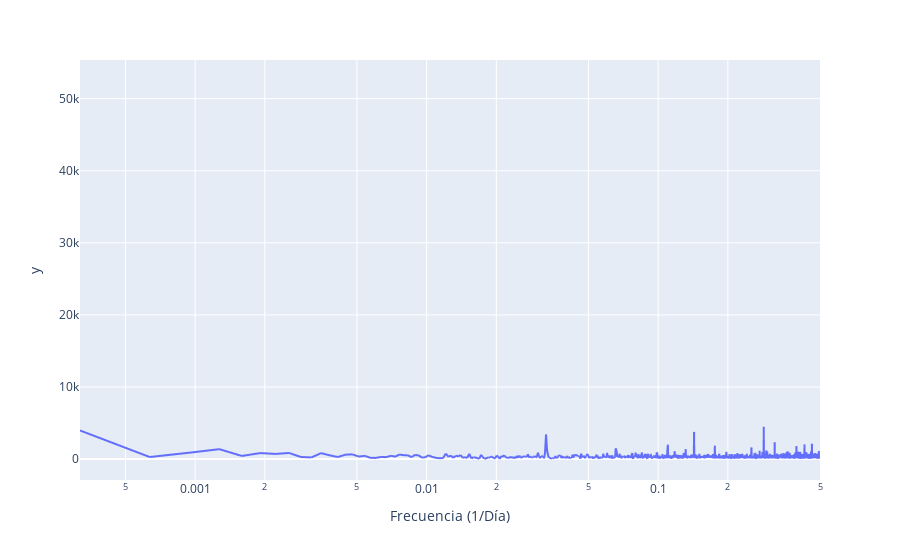

Notebook code cell kept with this figure:
### Code cell
# 0. Parámetros de la serie de tiempo
N = len(temp) # Cantidad de muestras: [muestras]
muestras_dia = 1# Número de muestras/día: [muestras/día]

# 1. Calcular la magnitud de la Transformada de Fourier derecha
tf = np.abs(np.fft.rfft(temp,N))

# 2. Calcular vector frecuencias (eje horizontal)
# Ahora calculamos las frecuencias en ciclos por día
frecs = np.fft.rfftfreq(N, d=1./muestras_dia)

# 3. Graficar
# Como tenemos 1 muestra por día pero la serie dura varios años
# usaremos una escala logarítmica en el eje horizontal
fig = px.line(x=frecs, y=tf, log_x=True)
fig.update_layout(xaxis_title=f'Frecuencia (1/Día)')
fig.show()

### Figure 1 — Plotly figure (JSON) as saved in the notebook; plotly's stock layout.template omitted (floating-point values rounded to 4 significant figures; data arrays with more than 128 entries replaced by an {"elided": "..."} marker saying what was removed)
{"data": [{"hovertemplate": "x=%{x}<br>y=%{y}<extra></extra>", "legendgroup": "", "line": {"color": "#636efa", "dash": "solid"}, "marker": {"symbol": "circle"}, "mode": "lines", "name": "", "showlegend": false, "type": "scattergl", "x": {"elided": "1572 float values"}, "xaxis": "x", "y": {"elided": "1572 float values"}, "yaxis": "y"}], "layout": {"legend": {"tracegroupgap": 0}, "margin": {"t": 60}, "xaxis": {"anchor": "y", "domain": [0, 1], "title": {"text": "Frecuencia (1/Día)"}, "type": "log"}, "yaxis": {"anchor": "x", "domain": [0, 1], "title": {"text": "y"}}}}
